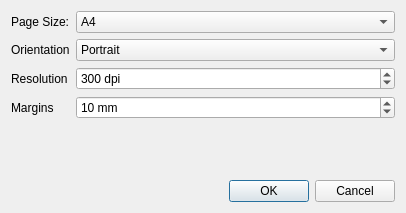
<?xml version="1.0" encoding="UTF-8"?>
<ui version="4.0">
 <class>CPDFExportDialog</class>
 <widget class="QDialog" name="CPDFExportDialog">
  <property name="geometry">
   <rect>
    <x>0</x>
    <y>0</y>
    <width>406</width>
    <height>213</height>
   </rect>
  </property>
  <property name="windowTitle">
   <string>PDF Setup</string>
  </property>
  <layout class="QVBoxLayout" name="verticalLayout">
   <item>
    <layout class="QFormLayout" name="formLayout">
     <item row="0" column="0">
      <widget class="QLabel" name="pageSizeLabel">
       <property name="text">
        <string>Page Size:</string>
       </property>
      </widget>
     </item>
     <item row="0" column="1">
      <widget class="QComboBox" name="pageSizeComboBox">
       <item>
        <property name="text">
         <string>A4</string>
        </property>
       </item>
       <item>
        <property name="text">
         <string>Letter</string>
        </property>
       </item>
       <item>
        <property name="text">
         <string>Legal</string>
        </property>
       </item>
      </widget>
     </item>
     <item row="1" column="0">
      <widget class="QLabel" name="orientationLabel">
       <property name="text">
        <string>Orientation</string>
       </property>
      </widget>
     </item>
     <item row="1" column="1">
      <widget class="QComboBox" name="orientationComboBox">
       <item>
        <property name="text">
         <string>Portrait</string>
        </property>
       </item>
       <item>
        <property name="text">
         <string>Landscape</string>
        </property>
       </item>
      </widget>
     </item>
     <item row="2" column="0">
      <widget class="QLabel" name="dpiLabel">
       <property name="text">
        <string>Resolution</string>
       </property>
      </widget>
     </item>
     <item row="2" column="1">
      <widget class="QSpinBox" name="dpiSpinBox">
       <property name="suffix">
        <string> dpi</string>
       </property>
       <property name="minimum">
        <number>72</number>
       </property>
       <property name="maximum">
        <number>1200</number>
       </property>
       <property name="value">
        <number>300</number>
       </property>
      </widget>
     </item>
     <item row="3" column="0">
      <widget class="QLabel" name="marginLabel">
       <property name="text">
        <string>Margins</string>
       </property>
      </widget>
     </item>
     <item row="3" column="1">
      <widget class="QSpinBox" name="marginSpinBox">
       <property name="suffix">
        <string> mm</string>
       </property>
       <property name="minimum">
        <number>0</number>
       </property>
       <property name="maximum">
        <number>50</number>
       </property>
       <property name="value">
        <number>10</number>
       </property>
      </widget>
     </item>
    </layout>
   </item>
   <item>
    <widget class="QDialogButtonBox" name="buttonBox">
     <property name="orientation">
      <enum>Qt::Orientation::Horizontal</enum>
     </property>
     <property name="standardButtons">
      <set>QDialogButtonBox::StandardButton::Cancel|QDialogButtonBox::StandardButton::Ok</set>
     </property>
    </widget>
   </item>
  </layout>
 </widget>
 <resources/>
 <connections>
  <connection>
   <sender>buttonBox</sender>
   <signal>accepted()</signal>
   <receiver>CPDFExportDialog</receiver>
   <slot>accept()</slot>
   <hints>
    <hint type="sourcelabel">
     <x>286</x>
     <y>190</y>
    </hint>
    <hint type="destinationlabel">
     <x>114</x>
     <y>211</y>
    </hint>
   </hints>
  </connection>
  <connection>
   <sender>buttonBox</sender>
   <signal>rejected()</signal>
   <receiver>CPDFExportDialog</receiver>
   <slot>reject()</slot>
   <hints>
    <hint type="sourcelabel">
     <x>352</x>
     <y>196</y>
    </hint>
    <hint type="destinationlabel">
     <x>330</x>
     <y>211</y>
    </hint>
   </hints>
  </connection>
 </connections>
</ui>
